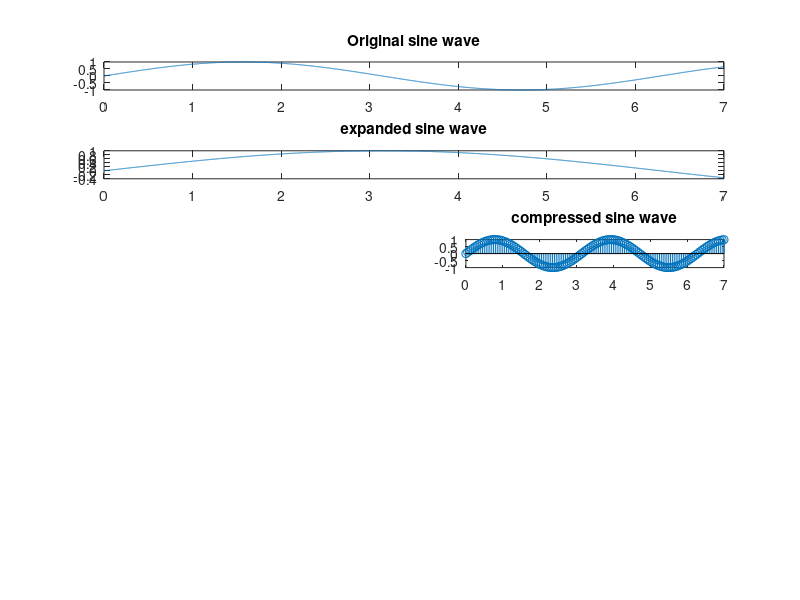

This figure's MATLAB source:
clc;
clear all;
close all;
t1=0:1/20:7;
t2=0:1/1000:7;
a1=0.5;
a2=2;
Am=1;
y1=Am*sin(t1);
y2=Am*sin(a1*t1);
y3=Am*sin(a2*t1);
y4=Am*sin(t2);
y5=Am*sin(a1*t2);
y6=Am*sin(a2*t2);
figure;
subplot(6,1,1);
plot(t2,y4);
title('Original sine wave')
subplot(6,2,4);
stem(t1,y1);
title('Original sine wave');

subplot(6,1,2);
plot(t2,y5);
title('expanded sine wave')
subplot(6,2,5);
stem(t1,y2);
title('expanded sine wave');

subplot(6,1,3);
plot(t2,y6);
title('compressed sine wave');

subplot(6,2,6);
stem(t1,y3);
title('compressed sine wave');
